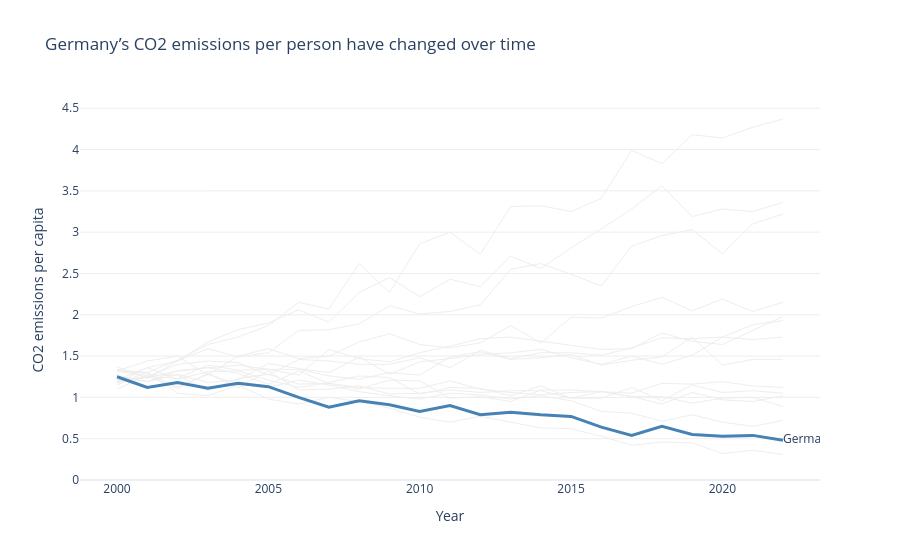

Here is the notebook cell this chart was saved with:
### Markdown cell above
## Task 1 - A line chart showing CO2 per Capita for all countries in the dataset

**Requirements:**
- All countries shown (for context), but only **one highlighted in colour** — your choice which
- All other lines in grey (#EEEEEE), thinner
- Highlighted country/countries **labelled directly** at the end of its line (not in a legend)
- Insight title that names the highlighted country/countries and its story

### Code cell
# Task 1 
# YOUR CODE HERE


# CO2 emissions per person across countries

fig1 = go.Figure()

for country in df['Country'].unique():
    country_data = df[df['Country'] == country].sort_values('Year')

    fig1.add_trace(go.Scatter(
        x=country_data['Year'],
        y=country_data['CO2_per_capita'],
        mode='lines',
        line=dict(color='#EEEEEE', width=1),
        showlegend=False,
        hovertemplate=country + '<br>Year: %{x}<br>CO2 per capita: %{y}<extra></extra>'
    ))

# Highlight Germany
germany = df[df['Country'] == 'Germany'].sort_values('Year')

fig1.add_trace(go.Scatter(
    x=germany['Year'],
    y=germany['CO2_per_capita'],
    mode='lines+text',
    line=dict(color='steelblue', width=3),
    text=[''] * (len(germany) - 1) + ['Germany'],
    textposition='middle right',
    showlegend=False
))

fig1.update_layout(
    title='Germany’s CO2 emissions per person have changed over time',
    xaxis_title='Year',
    yaxis_title='CO2 emissions per capita',
    template='plotly_white'
)

fig1.update_xaxes(showgrid=False)
fig1.update_yaxes(rangemode='tozero', gridcolor='#EEEEEE')

fig1.show()

### Figure 1 — Plotly figure (JSON) as saved in the notebook; plotly's stock layout.template omitted (floating-point values rounded to 4 significant figures)
{"data": [{"hovertemplate": "United States<br>Year: %{x}<br>CO2 per capita: %{y}<extra></extra>", "line": {"color": "#EEEEEE", "width": 1}, "mode": "lines", "showlegend": false, "type": "scatter", "x": [2000, 2001, 2002, 2003, 2004, 2005, 2006, 2007, 2008, 2009, 2010, 2011, 2012, 2013, 2014, 2015, 2016, 2017, 2018, 2019, 2020, 2021, 2022], "y": [1.32, 1.26, 1.11, 1.29, 1.12, 1.32, 1.09, 1.1, 1.14, 1.04, 1.05, 1.09, 1.06, 1.08, 1.08, 0.99, 1.07, 1.01, 0.92, 1.06, 0.97, 0.95, 1.02]}, {"hovertemplate": "China<br>Year: %{x}<br>CO2 per capita: %{y}<extra></extra>", "line": {"color": "#EEEEEE", "width": 1}, "mode": "lines", "showlegend": false, "type": "scatter", "x": [2000, 2001, 2002, 2003, 2004, 2005, 2006, 2007, 2008, 2009, 2010, 2011, 2012, 2013, 2014, 2015, 2016, 2017, 2018, 2019, 2020, 2021, 2022], "y": [1.32, 1.3, 1.45, 1.64, 1.73, 1.87, 2.15, 2.07, 2.62, 2.27, 2.86, 3.0, 2.73, 3.31, 3.32, 3.25, 3.41, 3.99, 3.83, 4.18, 4.14, 4.27, 4.37]}, {"hovertemplate": "India<br>Year: %{x}<br>CO2 per capita: %{y}<extra></extra>", "line": {"color": "#EEEEEE", "width": 1}, "mode": "lines", "showlegend": false, "type": "scatter", "x": [2000, 2001, 2002, 2003, 2004, 2005, 2006, 2007, 2008, 2009, 2010, 2011, 2012, 2013, 2014, 2015, 2016, 2017, 2018, 2019, 2020, 2021, 2022], "y": [1.21, 1.36, 1.44, 1.67, 1.82, 1.9, 2.06, 1.91, 2.27, 2.45, 2.22, 2.43, 2.34, 2.71, 2.56, 2.81, 3.04, 3.28, 3.56, 3.19, 3.28, 3.25, 3.36]}, {"hovertemplate": "Germany<br>Year: %{x}<br>CO2 per capita: %{y}<extra></extra>", "line": {"color": "#EEEEEE", "width": 1}, "mode": "lines", "showlegend": false, "type": "scatter", "x": [2000, 2001, 2002, 2003, 2004, 2005, 2006, 2007, 2008, 2009, 2010, 2011, 2012, 2013, 2014, 2015, 2016, 2017, 2018, 2019, 2020, 2021, 2022], "y": [1.25, 1.12, 1.18, 1.11, 1.17, 1.13, 1.0, 0.88, 0.96, 0.91, 0.83, 0.9, 0.79, 0.82, 0.79, 0.77, 0.64, 0.54, 0.65, 0.55, 0.53, 0.54, 0.48]}, {"hovertemplate": "United Kingdom<br>Year: %{x}<br>CO2 per capita: %{y}<extra></extra>", "line": {"color": "#EEEEEE", "width": 1}, "mode": "lines", "showlegend": false, "type": "scatter", "x": [2000, 2001, 2002, 2003, 2004, 2005, 2006, 2007, 2008, 2009, 2010, 2011, 2012, 2013, 2014, 2015, 2016, 2017, 2018, 2019, 2020, 2021, 2022], "y": [1.15, 1.31, 1.05, 1.02, 1.15, 0.98, 0.92, 1.0, 0.95, 0.87, 0.76, 0.7, 0.77, 0.7, 0.63, 0.62, 0.53, 0.42, 0.46, 0.45, 0.32, 0.36, 0.31]}, {"hovertemplate": "France<br>Year: %{x}<br>CO2 per capita: %{y}<extra></extra>", "line": {"color": "#EEEEEE", "width": 1}, "mode": "lines", "showlegend": false, "type": "scatter", "x": [2000, 2001, 2002, 2003, 2004, 2005, 2006, 2007, 2008, 2009, 2010, 2011, 2012, 2013, 2014, 2015, 2016, 2017, 2018, 2019, 2020, 2021, 2022], "y": [1.34, 1.29, 1.12, 1.28, 1.16, 1.12, 1.21, 1.15, 1.07, 1.02, 0.98, 1.05, 1.03, 0.98, 1.02, 0.96, 0.83, 0.81, 0.71, 0.79, 0.7, 0.65, 0.72]}, {"hovertemplate": "Brazil<br>Year: %{x}<br>CO2 per capita: %{y}<extra></extra>", "line": {"color": "#EEEEEE", "width": 1}, "mode": "lines", "showlegend": false, "type": "scatter", "x": [2000, 2001, 2002, 2003, 2004, 2005, 2006, 2007, 2008, 2009, 2010, 2011, 2012, 2013, 2014, 2015, 2016, 2017, 2018, 2019, 2020, 2021, 2022], "y": [1.26, 1.19, 1.32, 1.36, 1.39, 1.34, 1.27, 1.58, 1.47, 1.43, 1.54, 1.62, 1.71, 1.73, 1.68, 1.63, 1.58, 1.59, 1.78, 1.68, 1.64, 1.81, 1.98]}, {"hovertemplate": "Japan<br>Year: %{x}<br>CO2 per capita: %{y}<extra></extra>", "line": {"color": "#EEEEEE", "width": 1}, "mode": "lines", "showlegend": false, "type": "scatter", "x": [2000, 2001, 2002, 2003, 2004, 2005, 2006, 2007, 2008, 2009, 2010, 2011, 2012, 2013, 2014, 2015, 2016, 2017, 2018, 2019, 2020, 2021, 2022], "y": [1.1, 1.27, 1.27, 1.08, 1.23, 1.28, 1.16, 1.17, 1.1, 1.21, 1.2, 0.99, 1.01, 0.95, 1.09, 1.09, 1.07, 1.01, 1.01, 0.93, 0.99, 1.0, 0.89]}, {"hovertemplate": "Canada<br>Year: %{x}<br>CO2 per capita: %{y}<extra></extra>", "line": {"color": "#EEEEEE", "width": 1}, "mode": "lines", "showlegend": false, "type": "scatter", "x": [2000, 2001, 2002, 2003, 2004, 2005, 2006, 2007, 2008, 2009, 2010, 2011, 2012, 2013, 2014, 2015, 2016, 2017, 2018, 2019, 2020, 2021, 2022], "y": [1.17, 1.36, 1.22, 1.31, 1.32, 1.21, 1.12, 1.18, 1.26, 1.24, 1.04, 1.12, 1.11, 1.02, 1.14, 0.99, 0.99, 1.12, 0.96, 1.15, 1.06, 1.08, 1.05]}, {"hovertemplate": "Australia<br>Year: %{x}<br>CO2 per capita: %{y}<extra></extra>", "line": {"color": "#EEEEEE", "width": 1}, "mode": "lines", "showlegend": false, "type": "scatter", "x": [2000, 2001, 2002, 2003, 2004, 2005, 2006, 2007, 2008, 2009, 2010, 2011, 2012, 2013, 2014, 2015, 2016, 2017, 2018, 2019, 2020, 2021, 2022], "y": [1.26, 1.19, 1.28, 1.18, 1.21, 1.41, 1.35, 1.3, 1.49, 1.28, 1.43, 1.47, 1.52, 1.54, 1.58, 1.48, 1.4, 1.5, 1.4, 1.51, 1.73, 1.7, 1.73]}, {"hovertemplate": "South Korea<br>Year: %{x}<br>CO2 per capita: %{y}<extra></extra>", "line": {"color": "#EEEEEE", "width": 1}, "mode": "lines", "showlegend": false, "type": "scatter", "x": [2000, 2001, 2002, 2003, 2004, 2005, 2006, 2007, 2008, 2009, 2010, 2011, 2012, 2013, 2014, 2015, 2016, 2017, 2018, 2019, 2020, 2021, 2022], "y": [1.32, 1.44, 1.5, 1.27, 1.5, 1.59, 1.47, 1.5, 1.67, 1.77, 1.64, 1.6, 1.66, 1.87, 1.66, 1.97, 1.96, 2.1, 2.21, 2.05, 2.19, 2.04, 2.15]}, {"hovertemplate": "Russia<br>Year: %{x}<br>CO2 per capita: %{y}<extra></extra>", "line": {"color": "#EEEEEE", "width": 1}, "mode": "lines", "showlegend": false, "type": "scatter", "x": [2000, 2001, 2002, 2003, 2004, 2005, 2006, 2007, 2008, 2009, 2010, 2011, 2012, 2013, 2014, 2015, 2016, 2017, 2018, 2019, 2020, 2021, 2022], "y": [1.19, 1.24, 1.32, 1.36, 1.29, 1.16, 1.32, 1.17, 1.12, 1.11, 1.11, 1.2, 1.1, 1.06, 1.03, 1.06, 1.07, 1.05, 1.17, 1.16, 1.19, 1.14, 1.12]}, {"hovertemplate": "South Africa<br>Year: %{x}<br>CO2 per capita: %{y}<extra></extra>", "line": {"color": "#EEEEEE", "width": 1}, "mode": "lines", "showlegend": false, "type": "scatter", "x": [2000, 2001, 2002, 2003, 2004, 2005, 2006, 2007, 2008, 2009, 2010, 2011, 2012, 2013, 2014, 2015, 2016, 2017, 2018, 2019, 2020, 2021, 2022], "y": [1.2, 1.25, 1.23, 1.39, 1.33, 1.34, 1.34, 1.26, 1.22, 1.3, 1.27, 1.49, 1.55, 1.46, 1.48, 1.52, 1.39, 1.45, 1.49, 1.73, 1.39, 1.46, 1.46]}, {"hovertemplate": "Mexico<br>Year: %{x}<br>CO2 per capita: %{y}<extra></extra>", "line": {"color": "#EEEEEE", "width": 1}, "mode": "lines", "showlegend": false, "type": "scatter", "x": [2000, 2001, 2002, 2003, 2004, 2005, 2006, 2007, 2008, 2009, 2010, 2011, 2012, 2013, 2014, 2015, 2016, 2017, 2018, 2019, 2020, 2021, 2022], "y": [1.18, 1.25, 1.4, 1.44, 1.42, 1.27, 1.46, 1.44, 1.4, 1.4, 1.48, 1.36, 1.57, 1.47, 1.54, 1.54, 1.51, 1.6, 1.72, 1.71, 1.73, 1.88, 1.93]}, {"hovertemplate": "Indonesia<br>Year: %{x}<br>CO2 per capita: %{y}<extra></extra>", "line": {"color": "#EEEEEE", "width": 1}, "mode": "lines", "showlegend": false, "type": "scatter", "x": [2000, 2001, 2002, 2003, 2004, 2005, 2006, 2007, 2008, 2009, 2010, 2011, 2012, 2013, 2014, 2015, 2016, 2017, 2018, 2019, 2020, 2021, 2022], "y": [1.37, 1.23, 1.44, 1.59, 1.49, 1.54, 1.81, 1.82, 1.89, 2.11, 2.01, 2.04, 2.12, 2.55, 2.62, 2.49, 2.35, 2.83, 2.96, 3.03, 2.74, 3.1, 3.22]}, {"line": {"color": "steelblue", "width": 3}, "mode": "lines+text", "showlegend": false, "text": ["", "", "", "", "", "", "", "", "", "", "", "", "", "", "", "", "", "", "", "", "", "", "Germany"], "textposition": "middle right", "type": "scatter", "x": [2000, 2001, 2002, 2003, 2004, 2005, 2006, 2007, 2008, 2009, 2010, 2011, 2012, 2013, 2014, 2015, 2016, 2017, 2018, 2019, 2020, 2021, 2022], "y": [1.25, 1.12, 1.18, 1.11, 1.17, 1.13, 1.0, 0.88, 0.96, 0.91, 0.83, 0.9, 0.79, 0.82, 0.79, 0.77, 0.64, 0.54, 0.65, 0.55, 0.53, 0.54, 0.48]}], "layout": {"title": {"text": "Germany’s CO2 emissions per person have changed over time"}, "xaxis": {"showgrid": false, "title": {"text": "Year"}}, "yaxis": {"gridcolor": "#EEEEEE", "rangemode": "tozero", "title": {"text": "CO2 emissions per capita"}}}}
